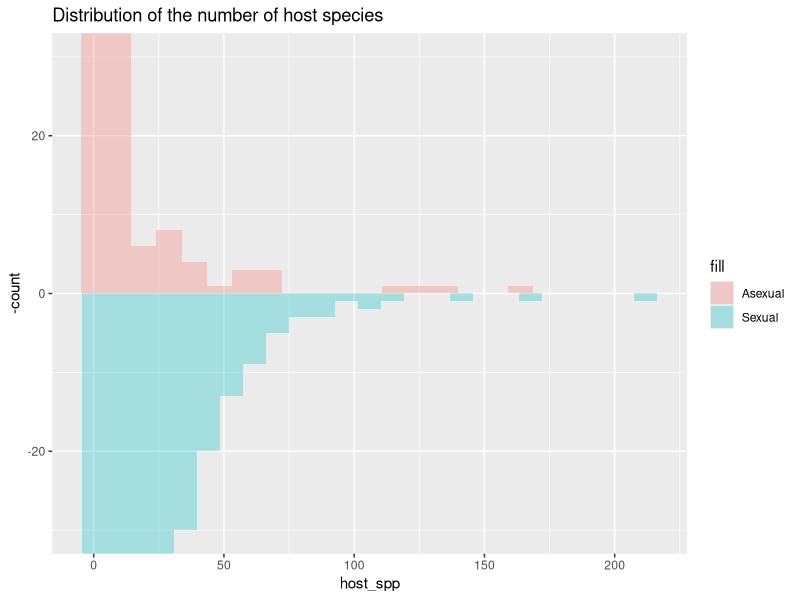
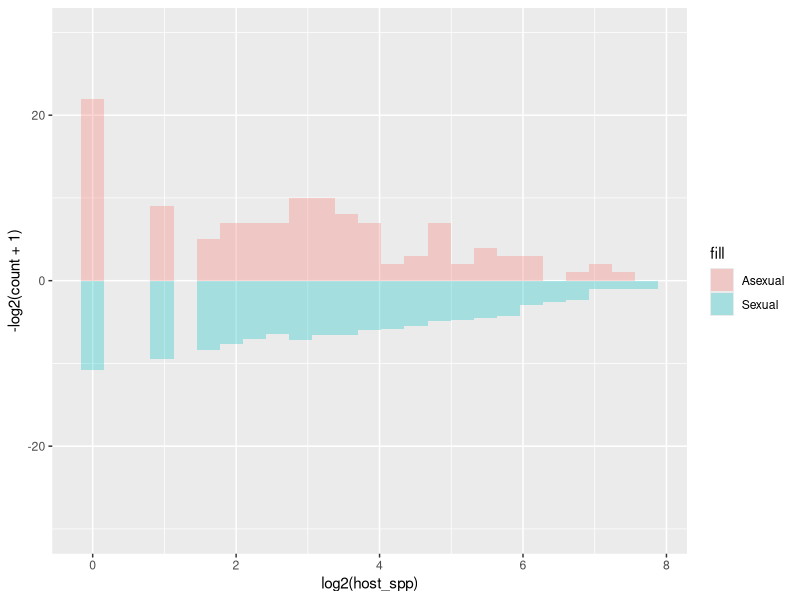

These charts were generated, in order, by the following R code: (Note: this script raises an error after producing the figures.)
setwd("/home/cyril/Documents/Internship/Data/R_working_directory/auto/")

auto_processed = processed <-read.table("auto_processed_data.csv", header = T, sep= ",")

# Graphical representations:
library(ggplot2)
library(gridExtra)
#================================================================
# Overall
#------------------------------------------------------------------------------

#-----------------------------------------------------------------------------
# Number of hosts distribution sex vs asex
ggplot()+
  geom_histogram(data=processed[processed$mode=="asex",],aes(x=host_spp, stat=..count..,fill='Asexual'),alpha=0.3,bins=23)+
  geom_histogram(data=processed[processed$mode=="sex",],aes(x=host_spp, y=-..count..,fill='Sexual'),alpha=0.3,bins=25)+
  coord_cartesian(ylim=c(-30,30))+
  ggtitle("Distribution of the number of host species")

# Informations on hosts:
  #Number of different values for host number for each mode:
length(levels(as.factor(processed[processed$mode=="asex" & processed$host_spp!=0,"host_spp"])))
length(levels(as.factor(processed[processed$mode=="sex" & processed$host_spp!=0,"host_spp"])))
  # Maximal number of host recorded for both modes: 
max(processed[processed$mode=="sex","host_spp"],na.rm = T)
max(processed[processed$mode=="asex","host_spp"],na.rm = T)

# With log transform 
# Note: I ADDED +1 TO AVOID INFINITE, NOT SURE IT IS OK (doesn't seem to change much)
ggplot()+
  geom_histogram(data=processed[processed$mode=="asex" & processed$host_spp!=0,],aes(x=log2(host_spp), stat=log2(..count..),fill='Asexual')
                 ,alpha=0.3,bins=25)+
  geom_histogram(data=processed[processed$mode=="sex" & processed$host_spp!=0,],aes(x=log2(host_spp), y=-log2(..count..+1),fill='Sexual')
                 ,alpha=0.3,bins=25)+
  coord_cartesian(ylim=c(-30,30))


boxplot(log10(auto_processed$nbr_country[auto_processed$nbr_country>0 & auto_processed$mode!="both"])~droplevels(auto_processed$mode[auto_processed$nbr_country>0 & auto_processed$mode!="both"]),
        main="Number of countries by \nreproductive mode: Overall", ylab="Log countries",  names = c(
          paste0("Asex: n=",length(auto_processed$nbr_country[auto_processed$nbr_country>0 & auto_processed$mode=="asex"])),
          paste0("Sex: n=",length(auto_processed$nbr_country[auto_processed$nbr_country>0 & auto_processed$mode=="sex"]))))
#------------------------------------------------------------------------------
# Distance from equator, sex vs asex

max_equ <-ggplot()+
  geom_boxplot(data = processed[!is.na(processed$mode),],aes(x=mode,y=pmax(abs(lat_max),abs(lat_min))))+
  ggtitle("Maximum absolute distance from the equator")+
  labs(x="Reproduction mode",y="Absolute latitude")+
  annotate(x = c(1,2),y=c(10,10),geom= "text", label=c(paste0("n=",length(processed[processed$mode=="asex","lat_max"])),
                                                       paste0("n=",length(processed[processed$mode=="sex","lat_max"]))))
min_equ <-ggplot()+
  geom_boxplot(data = processed[!is.na(processed$mode),],aes(x=mode,y=pmin(abs(lat_max),abs(lat_min))))+
  ggtitle("Minimum absolute distance from the equator")+
  labs(x="Reproduction mode",y="Absolute latitude")+
  annotate(x = c(1,2),y=c(10,10),geom= "text", label=c(paste0("n=",length(processed[processed$mode=="asex","lat_max"])),
                                                       paste0("n=",length(processed[processed$mode=="sex","lat_max"]))))

mean_equ <-ggplot()+
  geom_boxplot(data = processed[!is.na(processed$mode),],aes(x=mode,y=abs(lat_mean)))+
  ggtitle("Mean absolute distance from the equator")+
  labs(x="Reproduction mode",y="Absolute latitude")+
  annotate(x = c(1,2),y=c(10,10),geom= "text", label=c(paste0("n=",length(processed[processed$mode=="asex","lat_max"])),
                                                       paste0("n=",length(processed[processed$mode=="sex","lat_max"]))))

median_equ <-ggplot()+
  geom_boxplot(data = processed[!is.na(processed$mode),],aes(x=mode,y=abs(lat_median)))+
  ggtitle("Median absolute distance from the equator")+
  labs(x="Reproduction mode",y="Absolute latitude")+
  annotate(x = c(1,2),y=c(10,10),geom= "text", label=c(paste0("n=",length(processed[processed$mode=="asex","lat_max"])),
                                                       paste0("n=",length(processed[processed$mode=="sex","lat_max"]))))

grid.arrange(min_equ, max_equ, mean_equ, median_equ)

#==============================================================================
#Same plots per family

#Number of hosts per family:
par(mfrow=c(3,4))
for(i in levels(processed_host$family))
{
  per_fam <- processed[processed$family == i,]
  boxplot(per_fam[,"host_spp"]~per_fam$mode,main=paste(i,  length(per_fam[!is.na(per_fam$host_spp),"species"]), sep=': '), 
          names=c(paste0("Asex, n=", length(per_fam[per_fam$mode=="asex" & !is.na(per_fam$host_spp),"species"])),
                  paste0("Sex, n=",length(per_fam[per_fam$mode=="sex" & !is.na(per_fam$host_spp),"species"]))))
}

# After removing zero's:
par(mfrow=c(3,4))
for(i in levels(processed$family))
{
  per_fam <- processed[processed$family == i & processed$host_spp>0,]
  boxplot(per_fam[,"host_spp"]~per_fam$mode,main=paste(i,  length(per_fam[!is.na(per_fam$host_spp),"species"]), sep=': '), 
          names=c(paste0("Asex, n=", length(per_fam[per_fam$mode=="asex" & !is.na(per_fam$host_spp),"species"])),
                  paste0("Sex, n=",length(per_fam[per_fam$mode=="sex" & !is.na(per_fam$host_spp),"species"]))))
}

# Plotting ratios of medians per family for number of host species:
# Note: Changing the threshold of minimum number of host species can be interesting
spp_ratio_fam <- c()
for(i in levels(processed$family))
{
  ratio <- median(processed$host_spp[processed$family == i & processed$mode=='asex' & processed$host_spp>0])/
    median(processed$host_spp[processed$family == i & processed$mode=='sex'& processed$host_spp>0])
  spp_ratio_fam <- append(spp_ratio_fam,ratio)
}
boxplot(spp_ratio_fam)
summary(spp_ratio_fam)
# Same operation for geographic data:

max_lat_ratio_fam <- c()
for(i in levels(processed$family)){
  processed_fam <-processed[processed$family==i,]
  ratio <- median(abs(processed_fam$lat_max[processed_fam$mode=='asex']))/median(abs(processed_fam$lat_max[processed_fam$mode=='sex' & processed_fam$nbr_country>0]))
  max_lat_ratio_fam <- append(max_lat_ratio_fam,ratio)
}
ggplot()+
  geom_point(aes(x=1,y=max_lat_ratio_fam))+
  labs(title="Ration of maximum absolute latitude between reproduction modes per family",y="Ratio")+
  theme_bw()

#------------------------------------------------------------------------------------------------------

min_lat_ratio_fam <- c()
for(i in levels(processed$family)){
  processed_fam <-processed[processed$family==i,]
  ratio <- median(abs(processed_fam$lat_min[processed_fam$mode=='asex']))/median(abs(processed_fam$lat_min[processed_fam$mode=='sex' & processed_fam$nbr_country>0]))
  min_lat_ratio_fam <- append(min_lat_ratio_fam,ratio)
}
ggplot()+
  geom_point(aes(x=1,y=min_lat_ratio_fam))+
  labs(title="Ration of minimum absolute latitude between reproduction modes per family",y="Ratio")+
  theme_bw()

#-------------------------------------------------------------------------------------------------------

mean_lat_ratio_fam <- c()
for(i in levels(processed$family)){
  processed_fam <-processed[processed$family==i,]
  ratio <- mean(processed_fam$lat_mean[processed_fam$mode=='asex'])/mean(processed_fam$lat_mean[processed_fam$mode=='sex' & processed_fam$nbr_country>0])
  mean_lat_ratio_fam <- append(mean_lat_ratio_fam,ratio)
}
ggplot()+
  geom_point(aes(x=1,y=mean_lat_ratio_fam))+
  labs(title="Ration of mean latitude between reproduction modes per family",y="Ratio")+
  theme_bw()

#-----------------------------------------------------------------------------

median_lat_ratio_fam <- c()
for(i in levels(processed$family)){
  processed_fam <-processed[processed$family==i,]
  ratio <- median(processed_fam$lat_median[processed_fam$mode=='asex'])/median(processed_fam$lat_median[processed_fam$mode=='sex' & processed_fam$nbr_country>0])
  median_lat_ratio_fam <- append(median_lat_ratio_fam,ratio)
}
ggplot()+
  geom_point(aes(x=1,y=median_lat_ratio_fam))+
  labs(title="Ration of median latitude between reproduction modes per family",y="Ratio")+
  theme_bw()

# Distribution


boxplot(aphel[,"number_loc"]~aphel$mode,main="Aphelinidae: Number of host species")
text(x = c(1,2),y=c(0.9,0.9),labels=c(paste0("n=",length(aphel[aphel$mode=="asex" & !is.na(aphel$number_loc),"lat_max"])),
                                      paste0("n=",length(aphel[aphel$mode=="sex" & !is.na(aphel$number_loc),"lat_max"]))))

boxplot(torym[,"number_loc"]~torym$mode,main="Torymidae: Number of species")
text(x = c(1,2),y=c(2.7,2.7),labels=c(paste0("n=",length(torym[torym$mode=="asex" & !is.na(torym$number_loc),"lat_max"])),
                                      paste0("n=",length(torym[torym$mode=="sex" & !is.na(torym$number_loc),"lat_max"]))))

boxplot(tricho[,"number_loc"]~tricho$mode,main="Trichogrammatidae: Number of host species")
text(x = c(1,2),y=c(0.4,0.4),labels=c(paste0("n=",length(tricho[tricho$mode=="asex" & !is.na(tricho$number_loc),"lat_max"])),
                                      paste0("n=",length(tricho[tricho$mode=="sex" & !is.na(tricho$number_loc),"lat_max"]))))

#=============================================================================
# Per genus:

# Latitude range
par(mfrow=c(4,4))
latrange_diff <- c()
latrange_ratio <- c()
genname <- c()
for(i in levels(auto_processed$genus))
{
  genus_df <- auto_processed[auto_processed$genus==i & auto_processed$mode!="both",]
  genus_df$mode <- factor(genus_df$mode)
  if(length(genus_df$nbr_country[genus_df$nbr_country>1 & genus_df$mode =="asex"])>0 & length(genus_df$nbr_country[genus_df$nbr_country>1 & genus_df$mode =="sex"])>0)
  {
    my_names <-c(as.character(paste0("n=",length(genus_df[genus_df$mode=="asex" & !is.na(genus_df$nbr_country),"lat_max"]))),
                 as.character(paste0("n=",length(genus_df[genus_df$mode=="sex" & !is.na(genus_df$nbr_country),"lat_max"]))))
    diff <-genus_df[genus_df$nbr_country>1,"lat_max"]-genus_df[genus_df$nbr_country>1,"lat_min"]
    sexdiff <-genus_df[genus_df$mode=='sex' & genus_df$nbr_country>1,"lat_max"]-genus_df[genus_df$mode=='sex' & genus_df$nbr_country>1,"lat_min"]
    asexdiff <-genus_df[genus_df$mode=='asex' & genus_df$nbr_country>1,"lat_max"]-genus_df[genus_df$mode=='asex' & genus_df$nbr_country>1,"lat_min"]
    latrange_ratio <- append(latrange_ratio,median(asexdiff,na.rm = T)/median(sexdiff,na.rm = T))
    latrange_diff <- append(latrange_diff,median(asexdiff,na.rm = T)-median(sexdiff,na.rm = T))
    genname<- append(genname,i)
    boxplot(diff~genus_df$mode[genus_df$nbr_country>1],main=paste(i, "Latitude range", sep=":"),names = c(paste('asex',my_names[1],sep=': '),paste('sex',my_names[2],sep=': ')))
  }
}


# df with asex-sex latranges I used diffferences instead of ratios because many values are close or == 0
df_latrange_diff <-data.frame(latrange_diff, genname)
df_latrange_ratio <-data.frame(latrange_ratio, genname)
library(lattice)
dotplot(df_latrange_diff$latrange_diff,main="Difference of lattitude range between asex and sex per genus")
dotplot(log(df_latrange_ratio$latrange_ratio),main="Log ratio of lattitude ranges between asex and sex per genus")
#-----------------------------------------------------------------------------
#Number of hosts

par(mfrow=c(4,3))
host_ratio <- c()
for(i in levels(auto_processed$genus))
{
  genus_df <- auto_processed[auto_processed$genus==i & auto_processed$mode!="both",]
  genus_df <- subset(genus_df,subset = genus_df$host_spp>0)
  genus_df$mode <- factor(genus_df$mode)
  if(length(genus_df$nbr_country[genus_df$host_spp>0 & genus_df$mode =="asex"])>0 & length(genus_df$nbr_country[genus_df$host_spp>0 & genus_df$mode =="sex"])>0)
  {
    tmp_ratio <- median(genus_df$host_spp[genus_df$host_spp>0 & genus_df$mode=='asex'])/median(genus_df$host_spp[genus_df$host_spp>0 & genus_df$mode=='sex'])
    host_ratio <- append(host_ratio,tmp_ratio)
    my_names <-c(as.character(paste0("n=",length(genus_df[genus_df$mode=="asex" & !is.na(genus_df$host_spp),"lat_max"]))),
                 as.character(paste0("n=",length(genus_df[genus_df$mode=="sex" & !is.na(genus_df$host_spp),"lat_max"]))))
    boxplot(genus_df$host_spp[genus_df$host_spp>0]~genus_df$mode[genus_df$host_spp>0],main=paste(i, "Latitude range", sep=":"),names = c(paste('asex',my_names[1],sep=': '),paste('sex',my_names[2],sep=': ')))
  }
}

dotplot(log10(host_ratio), main="Log ratio (sex/asex) of number of host species",xlab='Log ratio',panel=function(x, ...){
  panel.dotplot(x, ...)
  panel.abline(v=0)})

plot(1:length(host_ratio),log10(host_ratio), main="Log ratio (sex/asex) of number of host species",xlab='genera')
abline(h=0)


plot(1:length(host_ratio),sort(log10(host_ratio)), main="Log ratio (sex/asex) of number of host species",xlab='genera')
abline(h=0)

#NUmber of locations:
par(mfrow=c(4,3))
loc_ratio <- c()
for(i in levels(auto_processed$genus))
{
  genus_df <- auto_processed[auto_processed$genus==i & auto_processed$mode!="both",]
  genus_df <- subset(genus_df,subset = genus_df$nbr_country>0)
  genus_df$mode <- factor(genus_df$mode)
  if(length(genus_df$nbr_country[genus_df$nbr_country>0 & genus_df$mode =="asex"])>0 & length(genus_df$nbr_country[genus_df$nbr_country>0 & genus_df$mode =="sex"])>0)
  {
    tmp_ratio <- median(genus_df$nbr_country[genus_df$nbr_country>0 & genus_df$mode=='asex'])/median(genus_df$nbr_country[genus_df$nbr_country>0 & genus_df$mode=='sex'])
    loc_ratio <- append(loc_ratio,tmp_ratio)
    my_names <-c(as.character(paste0("n=",length(genus_df[genus_df$mode=="asex" & !is.na(genus_df$nbr_country),"lat_max"]))),
                 as.character(paste0("n=",length(genus_df[genus_df$mode=="sex" & !is.na(genus_df$nbr_country),"lat_max"]))))
    boxplot(genus_df$nbr_country[genus_df$nbr_country>0]~genus_df$mode[genus_df$nbr_country>0],main=paste(i, "Number of countries", sep=":"),names = c(paste('asex',my_names[1],sep=': '),paste('sex',my_names[2],sep=': ')))
  }
}
dotplot(log(loc_ratio), main="Log ratio (sex/asex) of number of locations",xlab='Log ratio')

par(mar=c(4,7,2,1))
boxplot(log10(loc_ratio),log10(df_ratio$country_ratio), 
        main="Ratio of number of locations: asex/sex",xlab='Log ratio',names=c("Auto \n(per genus)","Manual \n(per pair)"),horizontal = T,las=2)


#median latitude
par(mfrow=c(4,3))
medlat_ratio <- c()
for(i in levels(auto_processed$genus))
{
  genus_df <- auto_processed[auto_processed$genus==i & auto_processed$mode!="both",]
  genus_df <- subset(genus_df,subset = genus_df$nbr_country>0)
  genus_df$mode <- factor(genus_df$mode)
  if(length(genus_df$nbr_country[genus_df$nbr_country>0 & genus_df$mode =="asex"])>0 & length(genus_df$nbr_country[genus_df$nbr_country>0 & genus_df$mode =="sex"])>0)
  {
    tmp_ratio <- median(genus_df$lat_median[genus_df$nbr_country>0 & genus_df$mode=='asex'])/median(genus_df$lat_median[genus_df$nbr_country>0 & genus_df$mode=='sex'])
    medlat_ratio <- append(medlat_ratio,tmp_ratio)
    my_names <-c(as.character(paste0("n=",length(genus_df[genus_df$mode=="asex" & !is.na(genus_df$nbr_country),"lat_max"]))),
                 as.character(paste0("n=",length(genus_df[genus_df$mode=="sex" & !is.na(genus_df$nbr_country),"lat_max"]))))
    boxplot(genus_df$lat_median[genus_df$nbr_country>0]~genus_df$mode[genus_df$nbr_country>0],main=paste(i, "Median latitude", sep=":"),names = c(paste('asex',my_names[1],sep=': '),paste('sex',my_names[2],sep=': ')))
  }
}
densityplot(log(medlat_ratio), main="Log ratio (sex/asex) of median latitude",xlab='Log ratio')

#-----------------------------------------------------------------------------
# Distribution

#=============================================================================
